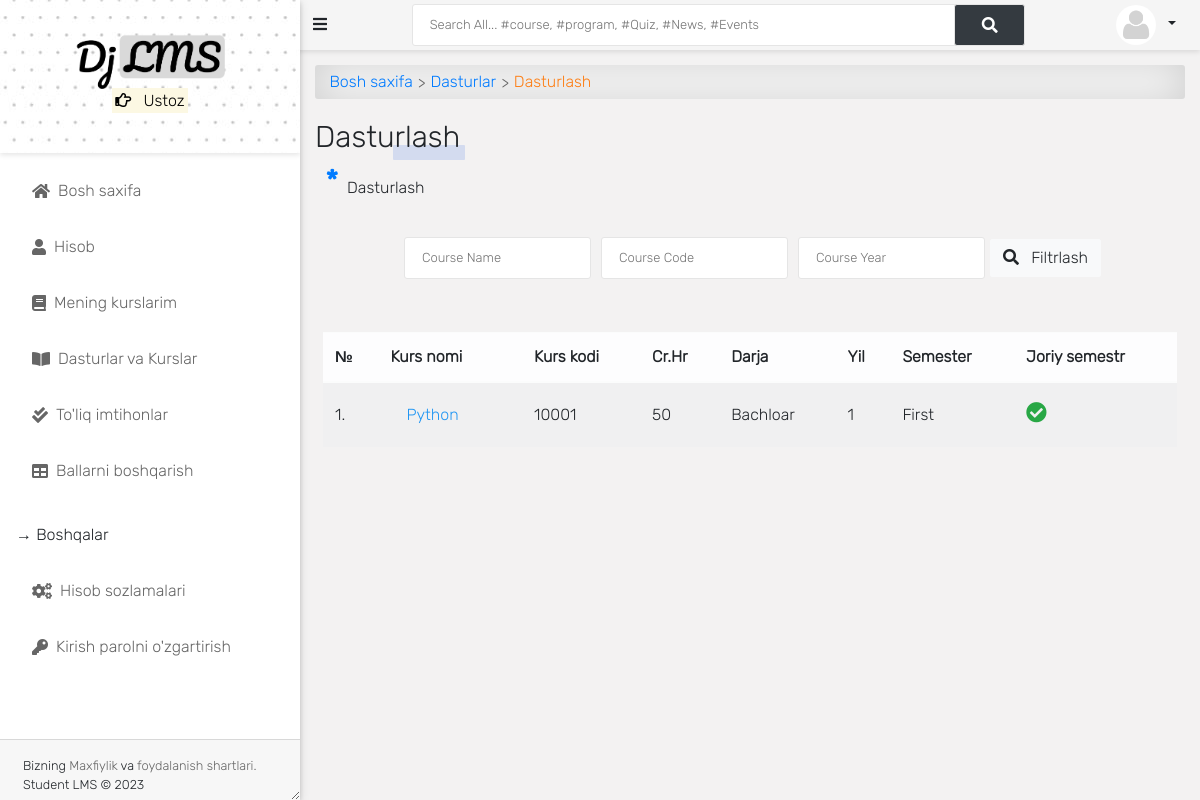
Page /programs/1/detail/ (signed in) on the committed database.
### accounts/models.py (models this page shows, shortened)
class User(AbstractUser):
    is_student = models.BooleanField(default=False)
    is_lecturer = models.BooleanField(default=False)
    is_parent = models.BooleanField(default=False)
    is_dep_head = models.BooleanField(default=False)
    phone = models.CharField(max_length=60, blank=True, null=True)
    address = models.CharField(max_length=60, blank=True, null=True)
    picture = models.ImageField(upload_to='profile_pictures/%y/%m/%d/', default='default.png', null=True)
    email = models.EmailField(blank=True, null=True)
    username_validator = ASCIIUsernameValidator()
    objects = UserManager()
    @property
    def get_full_name(self):
        full_name = self.username
        if self.first_name and self.last_name:
            full_name = self.first_name + " " + self.last_name
        return full_name
    @property
    def get_user_role(self):
        if self.is_superuser:
            return "Boshliq"
        elif self.is_student:
            return "Talaba"
        elif self.is_lecturer:
            return "Ustoz"
        elif self.is_parent:
            return "Ota-ona"

### course/models.py (models this page shows, shortened)
class Program(models.Model):
    title = models.CharField(max_length=150, unique=True)
    summary = models.TextField(null=True, blank=True)
    objects = ProgramManager()

class Course(models.Model):
    slug = models.SlugField(blank=True, unique=True)
    title = models.CharField(max_length=200, null=True)
    code = models.CharField(max_length=200, unique=True, null=True)
    credit = models.IntegerField(null=True, default=0)
    summary = models.TextField(max_length=200, blank=True, null=True)
    program = models.ForeignKey(Program, on_delete=models.CASCADE)
    level = models.CharField(max_length=25, choices=LEVEL, null=True)
    year = models.IntegerField(choices=YEARS, default=0)
    semester = models.CharField(choices=SEMESTER, max_length=200)
    is_elective = models.BooleanField(default=False, blank=True, null=True)
    objects = CourseManager()
    def get_absolute_url(self):
        return reverse('course_detail', kwargs={'slug': self.slug})
    @property
    def is_current_semester(self):
        from app.models import Semester
        current_semester = Semester.objects.get(is_current_semester=True)
        if self.semester == current_semester.semester:
            return True
        else:
            return False

### course/views.py (the view)
# urls.py: path('<int:pk>/detail/', program_detail, name='program_detail'),
@login_required
def program_detail(request, pk):
    program = Program.objects.get(pk=pk)
    courses = Course.objects.filter(program_id=pk).order_by('-year')
    credits = Course.objects.aggregate(Sum('credit'))
    paginator = Paginator(courses, 10)
    page = request.GET.get('page')
    courses = paginator.get_page(page)
    return render(request, 'course/program_single.html', {
        'title': program.title,
        'program': program, 'courses': courses, 'credits': credits
    }, )

### templates/course/program_single.html (shortened to what this page needs)
{% extends 'base.html' %}
{% load static %}
{% block content %}
<div id="input-nav"><a href="{% url 'home' %}" class="primary1">Bosh saxifa</a>
    <a href="{% url 'programs' %}" class="primary1">Dasturlar</a> {{ program.title }}
</div>
{% if program %}
<div class="title-1">{{ program.title }}</div>
{% if program.summary %}
<p class="program-description">{{ program.summary }}</p>
{% endif %}
{% endif %}
<div class="content-center">
    <form class="search-form" action="." method="GET">
        <input class="au-input" type="text" name="name" placeholder="Course Name" value="{{ request.GET.name }}" />
        <input class="au-input" type="text" name="code" placeholder="Course Code" value="{{ request.GET.code }}" />
        <input class="au-input" type="number" name="year" placeholder="Course Year" value="{{ request.GET.year }}" />
        <button class="btn btn-light" type="submit">
            <i class="fas fa-search"></i> Filtrlash
        </button>
    </form>
</div>
<div class="table-responsive p-0 px-2 mt-5">
    <div class="table-shadow">
        <table class="table table-light table-striped">
            <thead>
                <tr>
                    <th>№</th>
                    <th> Kurs nomi </th>
                    <th> Kurs kodi </th>
                    <th> Cr.Hr </th>
                    <th> Darja </th>
                    <th> Yil </th>
                    <th> Semester </th>
                    <th> Joriy semestr </th>
                </tr>
            </thead>
            <tbody>
                {% for course in courses %}
                <tr>
                    <td>{{ forloop.counter }}.</td>
                    <td><a href="{{ course.get_absolute_url }}">
                            {{ course.title }}</a></td>
                    <td>{{ course.code }}</td>
                    <td>{{ course.credit }}</td>
                    <td>{{ course.level }}</td>
                    <td>{{ course.year }}</td>
                    <td>{{ course.semester }}</td>
                    <th>
                        {% if course.is_current_semester == False %}
                        <i class="fas fa-times-circle fa-1-5x danger"></i>
                        {% elif course.is_current_semester == True %}
                        <i class="fas fa-check-circle fa-1-5x"></i>
                        {% endif %}
                    </th>
                </tr>
                {% endfor %}
            </tbody>
        </table>
    </div>
</div>
{% endblock content %}

### templates/aside.html (shortened to what this page needs)
{% load static %}
<div id="side-nav">
  <div class="main-menu">
    <div
      class="top-side text-center py-4"
      style="background-image: url({% static '/img/dotted.jpg' %})"
    >
      <img
        src="{% static 'img/logo.png' %}"
        width="150px"
        alt="Student LMS"
      />
      <p class="text-orange">
        <mark>
          <i class="far fa-hand-point-right"></i>
          {{ request.user.get_user_role }}
        </mark>
      </p>
    </div>
    {% url 'home' as hom %} {% url 'dashboard' as dash %}
    <ul>
      <li class="{% if request.path == hom %}active{% endif %}">
        <a href="{% url 'home' %}"><i class="fas fa-home"></i>Bosh saxifa</a>
      </li>
      <li class="{% if request.path == prof %}active{% endif %}">
        <a href="{% url 'edit_profile' %}"><i class="fas fa-user"></i>Hisob</a>
      </li>
       {% if request.user.is_lecturer or request.user.is_student %}
      <li class="{% if request.path == ucl %}active{% endif %}">
        <a href="{% url 'user_course_list' %}"
          ><i class="fas fa-book"></i>Mening kurslarim</a
        >
      </li>
      {% endif %}
      <li class="{% if request.path == pro %}active{% endif %}">
        <a href="{% url 'programs' %}"
          ><i class="fas fa-book-open"></i>Dasturlar va Kurslar</a
        >
      </li>
      {% if request.user.is_superuser or request.user.is_lecturer %}
      <li class="{% if request.path == qce %}active{% endif %}">
        <a href="{% url 'quiz_marking' %}"
          ><i class="fas fa-check-double"></i>To'liq imtihonlar</a
        >
      </li>
      {% endif %}  {% if request.user.is_lecturer %}
      <li class="{% if request.path == ascore %}active{% endif %}">
        <a href="{% url 'add_score' %}"
          ><i class="fas fa-table"></i>Ballarni boshqarish</a
        >
      </li>
      {% endif %}
      <br />
      <p class="ml-3">&RightArrow; Boshqalar</p>
      <li class="{% if request.path == ep %}active{% endif %}">
        <a href="{% url 'edit_profile' %}"
          ><i class="fas fa-cogs"></i>Hisob sozlamalari</a
        >
      </li>
      <li class="{% if request.path == cp %}active{% endif %}">
        <a href="{% url 'change_password' %}"
          ><i class="fas fa-key"></i>Kirish parolni o'zgartirish</a
        >
      </li>
    </ul>
  </div>
  <footer class="card-footer mt-5 pt-3 pb-5 px-2">
    <div class="col-12">
      <p class="small m-0">
        Bizning <a href="#"> Maxfiylik </a> va <a href="#"> foydalanish shartlari. </a>
        <br />Student LMS &copy;
        <br />
      </p>
      <p>
      </p>
    </div>
  </footer>
</div>

### templates/navbar.html (shortened to what this page needs)
<div id="top-navbar">
	<div class="container">
		<div class="nav-wrapper">
			<div class="toggle-btn" onclick="toggleSidebar()">
				<i class="fas fa-bars"></i>
			</div>
			<form class="form-header" action="{% url 'query' %}" method="GET">
				<input id="primary-search" class="au-input au-input--xl" type="text" name="q" value="{{ request.GET.q }}"
					placeholder="Search All... #course, #program, #Quiz, #News, #Events" required />
				<button class="au-btn--submit" type="submit">
					<i class="fas fa-search"></i>
				</button>
			</form>
			<div class="dropdown">
				<button class="btn btn-sm dropdown-toggle" type="button" id="dropdownMenuButton" data-toggle="dropdown"
					aria-haspopup="true" aria-expanded="false">
					<img class="profile-pic" src="{{ request.user.picture.url }}">
				</button>
			</div>
		</div>
	</div>
</div>

### static/css/all.css (style rules this page uses)
.fa, .fas, .far, .fal, .fad, .fab { -moz-osx-font-smoothing: grayscale; -webkit-font-smoothing: antialiased; display: inline-block; font-style: normal; font-variant: normal; text-rendering: auto; line-height: 1; }
.fa-bars:before { content: "\f0c9"; }
.fa-book:before { content: "\f02d"; }
.fa-book-open:before { content: "\f518"; }
.fa-check-circle:before { content: "\f058"; }
.fa-check-double:before { content: "\f560"; }
.fa-cogs:before { content: "\f085"; }
.fa-hand-point-right:before { content: "\f0a4"; }
.fa-home:before { content: "\f015"; }
.fa-key:before { content: "\f084"; }
.fa-search:before { content: "\f002"; }
.fa-table:before { content: "\f0ce"; }
.fa-user:before { content: "\f007"; }
.far { font-family: 'Font Awesome 5 Free'; font-weight: 400; }
.fa, .fas { font-family: 'Font Awesome 5 Free'; font-weight: 900; }

### templates/aside.html (style rules this page uses)
.top-side { background-size: cover; background-position: top center; }

### rows in the picture
User: user.get_user_role "Ustoz", user.picture (placeholder picture)
Program: title "Dasturlash", summary "Dasturlash"
Course: title "Python", code "10001", credit "50", level "Bachloar", year "1", semester "First"
